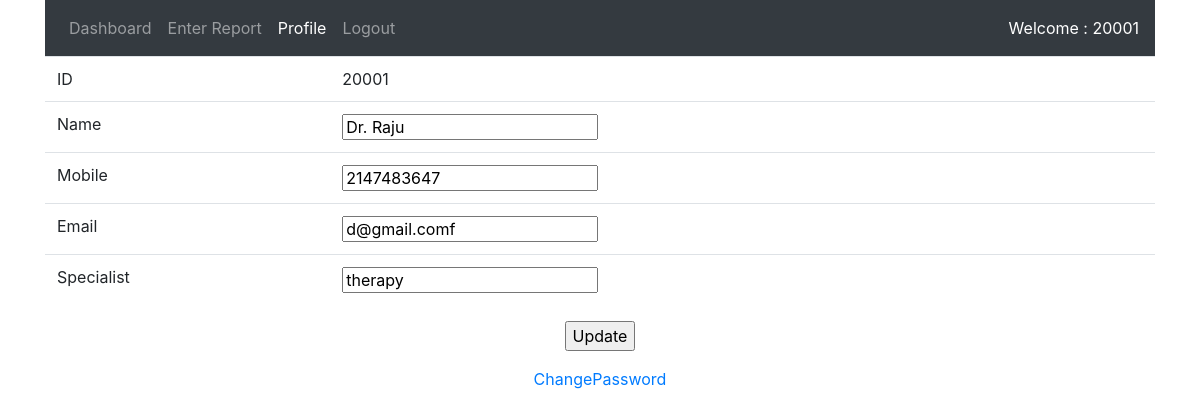
Page /project/doctor_profile.php (signed in) on the committed database.
### tables this page shows
CREATE TABLE `doctor_details` (
  `ID` int(11) NOT NULL,
  `DOCTOR_ID` varchar(50) NOT NULL,
  `DOCTOR_NAME` varchar(50) NOT NULL,
  `DOCTOR_MOBILE` int(10) NOT NULL,
  `DOCTOR_EMAIL` varchar(50) NOT NULL,
  `SPECIALIST` varchar(100) NOT NULL
);

### project/doctor_profile.php (the view, shortened to what this page needs)
<?php
include 'dbconnection.php';
if($_SESSION["loginUser"]=="doctor")
{
  $doctor_id=$_SESSION["doctor_id"];
?>
<html>
 <head>
 <link rel="stylesheet" href="css/bootstrap.css">
 </head>
 <body>
 <div class="container" align="center">
 <nav class="navbar navbar-expand-sm bg-dark navbar-dark">
  <ul class="navbar-nav mr-auto">
    <li class="nav-item">
      <a class="nav-link" href="doctor_dashboard.php">Dashboard</a>
    </li>
    <li class="nav-item">
      <a class="nav-link" href="enter_report.php">Enter Report</a>
    </li>
    <li class="nav-item active">
      <a class="nav-link" href="doctor_profile.php">Profile</a>
    </li>
    <li class="nav-item">
      <a class="nav-link" href="logout.php">Logout</a>
    </li>
  </ul>
  <ul class="navbar-nav">
    <li class="nav-item">
        <span style="color:white">Welcome : <?php echo $doctor_id ?></span>
    </li>
  </ul>
</nav>
<form method="post" name="doctor_detail">
<?php
  $query = "SELECT DOCTOR_ID,DOCTOR_NAME,DOCTOR_MOBILE,DOCTOR_EMAIL,SPECIALIST FROM doctor_details where DOCTOR_ID='".$doctor_id."'";
  mysqli_query($db, $query) or die('Error querying database.');
  $result = mysqli_query($db, $query);
  while ($row = mysqli_fetch_array($result))
  {
?>
<table class="table table-condensed">
  <tr>
    <td>ID</td>
    <td><?php echo $row['DOCTOR_ID'] ?></td>
  </tr>
  <tr>
    <td>Name</td>
    <td><input type="text" name="doctor_name" value="<?php echo $row['DOCTOR_NAME']  ?>"></td>
  </tr>
  <tr>
    <td>Mobile</td>
    <td><input type="text" name="doctor_mobile" value="<?php echo $row['DOCTOR_MOBILE'] ?>"></td>
  </tr>
  <tr>
    <td>Email</td>
    <td><input type="text" name="doctor_email" value="<?php echo $row['DOCTOR_EMAIL'] ?>"></td>
  </tr>
  <tr>
    <td>Specialist</td>
    <td><input type="text" name="doctor_specialist" value="<?php echo $row['SPECIALIST'] ?>"></td>
  </tr>
</table>
<?php
  }
?>
<input type="submit" name="update" value="Update">
</form>
  <a href="change_password.php">ChangePassword</a>
</div>
</body>
</html>
<?php
}else{
    header('location:logout.php');
}
?>

### rows in the picture
doctor_details: DOCTOR_ID "20001", doctor_name "Dr. Raju", doctor_mobile "2147483647", doctor_email "d@gmail.comf", doctor_specialist "therapy"

### other values in the picture
$doctor_id "20001"
